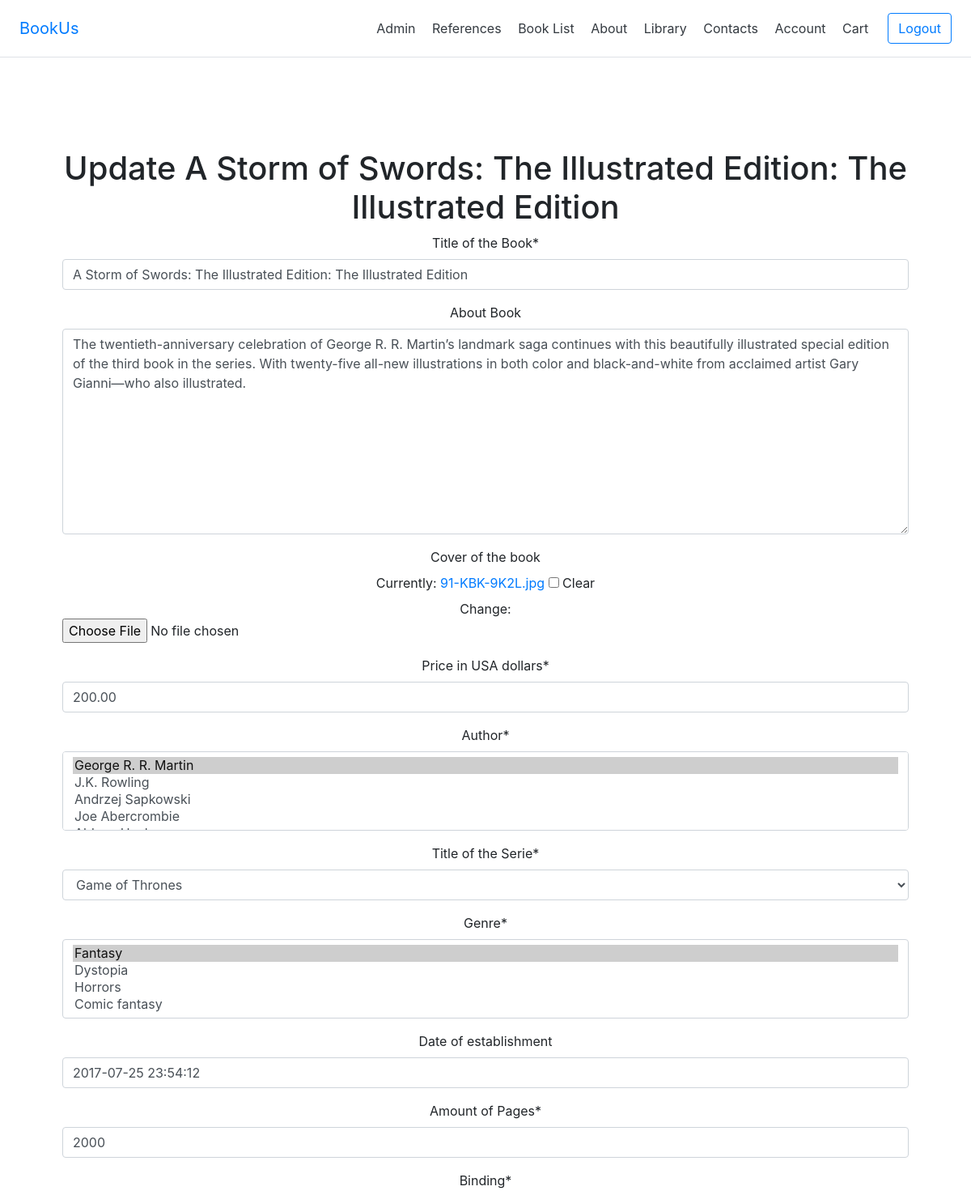
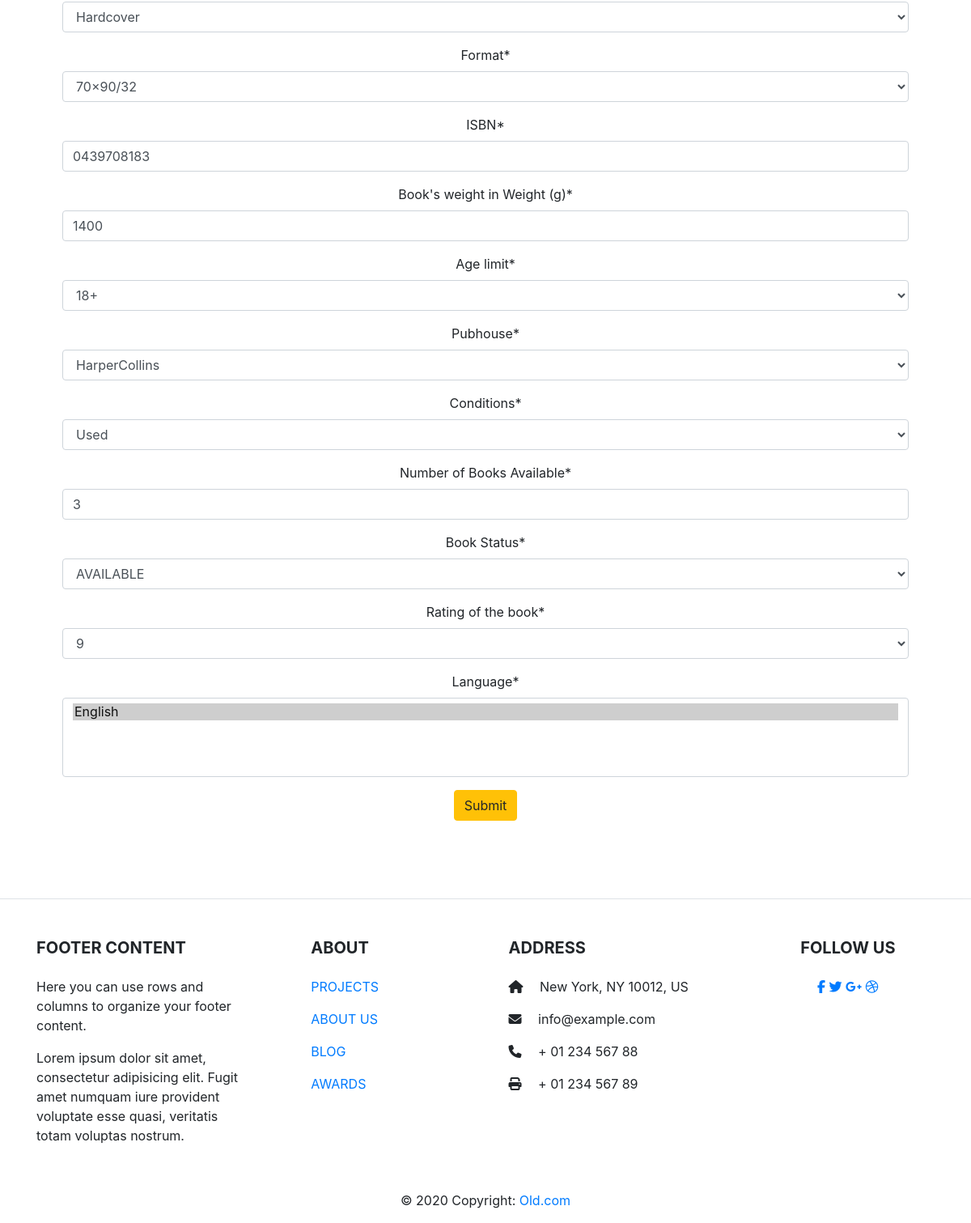
/books/update/1/ (signed in), run on the app's committed database (2 pictures, top to bottom).
### books/models.py (models this page shows, shortened)
class Book(models.Model):
    books = models.CharField(
        'Title of the Book',
        max_length=1000
    )
    description = models.TextField(
        'About Book',
        blank=True,
        null=True,
        max_length=300,
    )
    photo_cover = models.ImageField(
        "Cover of the book",
        upload_to='',
        blank=True,
        null=True
    )
    price = models.DecimalField(
        "Price in USA dollars",
        default=0,
        max_digits=10,
        decimal_places=2,
        blank=False,
        null=False
    )
    author = models.ManyToManyField(
        Author,
        verbose_name="Author",
        related_name="book"
    )
    series = models.ForeignKey(
        BookSeries,
        verbose_name="Title of the Serie",
        default=1,
        related_name="book",
        on_delete=models.PROTECT
    )
    genres = models.ManyToManyField(
        Genre,
        verbose_name="Genre",
        related_name="book"
    )
    date_of_establishment = models.DateTimeField(
        verbose_name="Date of establishment",
        blank=True,
        null=True
    )
    amount_of_pages = models.PositiveIntegerField(
        verbose_name="Amount of Pages",
        default=0,
    )
    binding_choice = (('1', 'Paperback'), ('2', 'Hardcover'),
                      ('3', 'Large Print'),
                      ('4', 'Audible Audiobook'), ('5', 'Printed Access Code'),
                      ('6', 'Loose Leaf'),
                      ('7', 'Audio CD'), ('8', 'Board Book'))
    binding = models.CharField(
        verbose_name="Binding",
        default=1,
        max_length=100,
        choices=binding_choice,
    )
    format_choice = (('1', '70×90/8'), ('2', '70×90/16'), ('3', '70×90/32'),
                     ('4', '70×108/32'), ('5', '60×90/16'), ('6', '60×90/32'),
                     ('7', '84×108/32'))
    format = models.CharField(
        verbose_name="Format",
        default=1,
        max_length=100,
        choices=format_choice,
    )
    isbn_id = models.CharField(
        verbose_name="ISBN",
        default='',
        max_length=20,
    )
    book_weight = models.PositiveIntegerField(
        verbose_name="Book's weight in Weight (g)",
        default=0,
    )
    age_limit_choice = (('1', '3+'), ('2', '6+'), ('3', '12+'), ('4', '14+'),
                        ('5', '16 +'), ('6', '18+'), ('7', '21+'))
    age_limit = models.CharField(
        verbose_name="Age limit",
        default=1,
        max_length=4,
        choices=age_limit_choice,
    )
    pubhouse = models.ForeignKey(
        PublishingHouse,
        default=1,
        related_name="book",
        on_delete=models.PROTECT
    )
    condition_choice = (('1', 'New'), ('2', 'Used'), ('3', 'Collectible'))
    conditions = models.CharField(
        verbose_name="conditions",
        default=1,
        max_length=4,
        choices=condition_choice
    )
    number_of_books = models.PositiveIntegerField(
        verbose_name="Number of Books Available",
        default=0,
    )
    AVAILABLE = [
        ('yes', "AVAILABLE"),
        ('no', 'NOT AVAILABLE')
    ]
    book_availability = models.CharField(
        'Book Status',
        max_length=20,
        default='no',
        choices=AVAILABLE
    )
    rating_choice = (('0', '0'), ('1', '1'), ('2', '2'), ('3', '3'),
                     ('4', '4'), ('5', '5'), ('6', '6'), ('7', '7'),
                     ('8', '8'), ('9', '9'), ('10', '10'))
    rating = models.CharField(
        verbose_name="Rating of the book",
        max_length=5,
        default=0,
        choices=rating_choice,
    )
    book_adding_date = models.DateField(
        verbose_name='Publishing date in shop',
        auto_now=False,
        auto_now_add=True
    )
    book_updating_date = models.DateTimeField(
        verbose_name='Date of updating Book',
        auto_now=True,
        auto_now_add=False
    )
    languages = models.ManyToManyField(
        Language,
        verbose_name="Language",
    )

### references/models.py (models this page shows)
class Author(models.Model):
    author = models.CharField(
        'Author',
        max_length=50
    )
    description = models.TextField(
        'About Author',
        blank=True,
        null=True
    )
    def __str__(self):
        return self.author

class BookSeries(models.Model):
    series = models.CharField(
        'Title of the Series',
        max_length=30,
    )
    description = models.TextField(
        'About this Series',
        blank=True,
        null=True
    )
    def __str__(self):
        return self.series

### books/views.py (the view)
# urls.py: path('update/<int:pk>/', views.UpdateBookView.as_view()),
class UpdateBookView(LoginRequiredMixin, SuccessMessageMixin, UpdateView):
    model = Book
    login_url = "/account/login"
    success_url = "/books"
    template_name = 'books/update_book.html'
    fields = '__all__'

### references/models.py (called while the page is built)
    def __str__(self):
        return self.genres

    def __str__(self):
        return self.languages

    def __str__(self):
        return self.pubhouse

### books/templates/books/update_book.html (shortened to what this page needs)
{% extends 'base.html' %}
{% load static %}
{% load crispy_forms_tags %}
{% block content %}
  <div class="jumbotron">
    <h1>Update {{ book.books }}</h1>
    <form method="post" enctype="multipart/form-data">
      {{ form|crispy }}
      <button type="submit" class="btn btn-warning">Submit</button>
    </form>
  </div>
  {% endblock %}

### static/base.css (style rules this page uses)
.jumbotron { background-color: white; text-align: center; margin-top: 120px; }
body { position: relative; }

### data on the page
Book: books "A Storm of Swords: The Illustrated Edition: The Illustrated Edition", description "The twentieth-anniversary celebration of George R. R. Martin’s landmark saga continues with this beautifully illustrated special edition of the third book in the series. With twenty-five all-new illustrations in both color and black-and-white from acclaimed artist Gary Gianni—who also illustrated.", price "200.00", date_of_establishment "2017-07-25 23:54:12", amount_of_pages "2000", binding "Hardcover", format "70×90/32", isbn_id "0439708183", book_weight "1400", age_limit "18+", pubhouse "HarperCollins", conditions "Used", number_of_books "3", book_availability "AVAILABLE", rating "9"
Author: author "George R. R. Martin ☑ / J.K. Rowling / Andrzej Sapkowski / Joe Abercrombie"
BookSeries: series "Game of Thrones"
